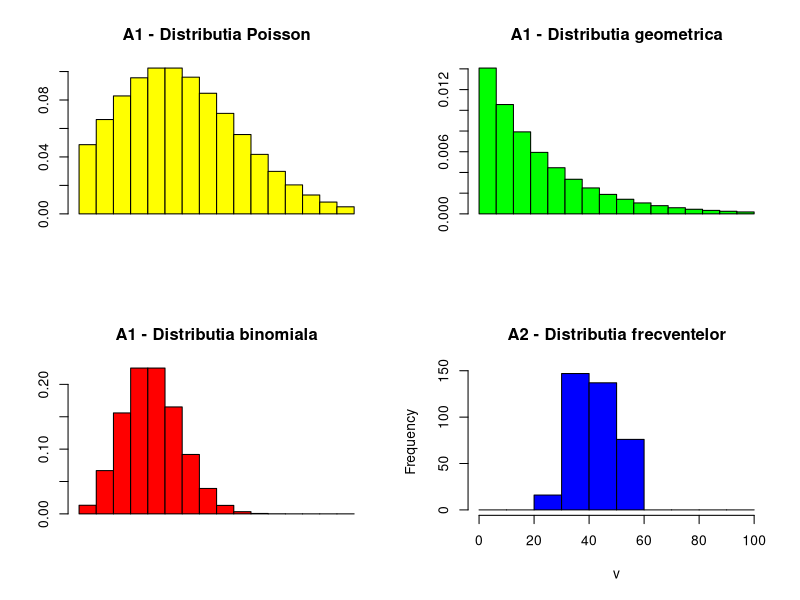

Here is the R script that generated this plot:
A1 = function(lambda, p, n, k) {
  par(mfrow = c(2, 2))
  barplot(dpois(k:(k+n), lambda), main = "A1 - Distributia Poisson", col = "yellow", space = 0)
  barplot(dgeom(k:(k+n), p), main = "A1 - Distributia geometrica", col = "green", space = 0)
  barplot(dbinom(0:n,n, p), main = "A1 - Distributia binomiala", col = "red", space = 0)
}

A2a  = function(x) {
  v = vector()
  v[1] = median(x)
  v[2] = mean(x)
  v[3] = sd(x)
  v[4] = as.vector(quantile(x))[1 + 1]
  v[5] = as.vector(quantile(x))[2 + 1]
  v[6] = as.vector(quantile(x))[3 + 1]
  cat("Exercitiul A2:\n")
  cat("(a) Vectorul cu statistici:", v, "\n")
}

A2b = function(x) {
  j = 0;
  m = mean(x)
  s = sd(x)
  v = vector()
  for (i in 1:length(x)) {
    if (x[i] >= m-2*s && x[i] <= m+2*s) {
      j = j+1
      v[j] = x[i]
    }
  }
  return(v)
}
x=scan("notePS.txt")
A2b(x)

A2c = function(x) {
  v = A2b(x)
  interval = seq(0, 100, 10)
  hist(v, breaks = interval, right = T, freq = T, col = "blue", main = "A2 - Distributia frecventelor")
}

A2 = function() {
  x = scan("notePS.txt")
  A2a(x)
  A2b(x)
  A2c(x)
}


TemaA = function() {
  A1(15, 0.25, 15, 10)
  A2()
}

TemaA()